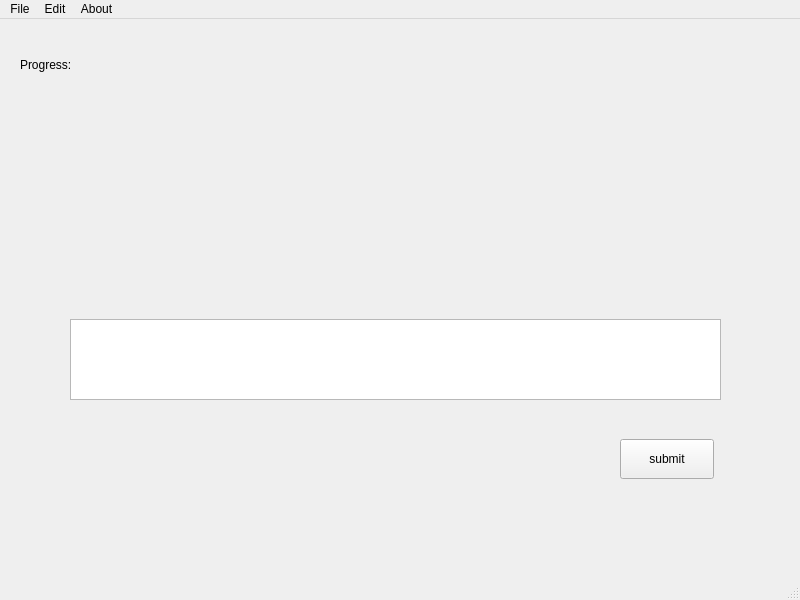
<?xml version="1.0" encoding="UTF-8"?>
<ui version="4.0">
 <class>MainWindow</class>
 <widget class="QMainWindow" name="MainWindow">
  <property name="geometry">
   <rect>
    <x>0</x>
    <y>0</y>
    <width>800</width>
    <height>600</height>
   </rect>
  </property>
  <property name="windowTitle">
   <string>Command Trainer</string>
  </property>
  <property name="autoFillBackground">
   <bool>true</bool>
  </property>
  <widget class="QWidget" name="centralwidget">
   <widget class="QPlainTextEdit" name="plainTextEdit">
    <property name="geometry">
     <rect>
      <x>70</x>
      <y>300</y>
      <width>651</width>
      <height>81</height>
     </rect>
    </property>
    <property name="font">
     <font>
      <weight>75</weight>
      <bold>true</bold>
     </font>
    </property>
    <property name="autoFillBackground">
     <bool>false</bool>
    </property>
    <property name="backgroundVisible">
     <bool>false</bool>
    </property>
   </widget>
   <widget class="QLabel" name="label">
    <property name="geometry">
     <rect>
      <x>20</x>
      <y>90</y>
      <width>751</width>
      <height>181</height>
     </rect>
    </property>
    <property name="font">
     <font>
      <pointsize>14</pointsize>
     </font>
    </property>
    <property name="autoFillBackground">
     <bool>false</bool>
    </property>
    <property name="text">
     <string/>
    </property>
    <property name="alignment">
     <set>Qt::AlignLeading|Qt::AlignLeft|Qt::AlignTop</set>
    </property>
    <property name="wordWrap">
     <bool>true</bool>
    </property>
    <property name="margin">
     <number>5</number>
    </property>
   </widget>
   <widget class="QPushButton" name="pushButton">
    <property name="geometry">
     <rect>
      <x>620</x>
      <y>420</y>
      <width>94</width>
      <height>40</height>
     </rect>
    </property>
    <property name="text">
     <string>submit</string>
    </property>
   </widget>
   <widget class="QLabel" name="label_2">
    <property name="geometry">
     <rect>
      <x>20</x>
      <y>20</y>
      <width>131</width>
      <height>51</height>
     </rect>
    </property>
    <property name="autoFillBackground">
     <bool>false</bool>
    </property>
    <property name="text">
     <string>Progress: </string>
    </property>
   </widget>
   <widget class="QLabel" name="label_3">
    <property name="geometry">
     <rect>
      <x>640</x>
      <y>20</y>
      <width>111</width>
      <height>61</height>
     </rect>
    </property>
    <property name="autoFillBackground">
     <bool>false</bool>
    </property>
    <property name="text">
     <string/>
    </property>
   </widget>
  </widget>
  <widget class="QMenuBar" name="menubar">
   <property name="geometry">
    <rect>
     <x>0</x>
     <y>0</y>
     <width>800</width>
     <height>30</height>
    </rect>
   </property>
   <widget class="QMenu" name="menuFile">
    <property name="title">
     <string>File</string>
    </property>
    <addaction name="separator"/>
    <addaction name="separator"/>
   </widget>
   <widget class="QMenu" name="menuEdit">
    <property name="title">
     <string>Edit</string>
    </property>
   </widget>
   <widget class="QMenu" name="menuAbout">
    <property name="title">
     <string>About</string>
    </property>
   </widget>
   <addaction name="menuFile"/>
   <addaction name="menuEdit"/>
   <addaction name="menuAbout"/>
  </widget>
  <widget class="QStatusBar" name="statusbar"/>
 </widget>
 <resources/>
 <connections/>
</ui>
